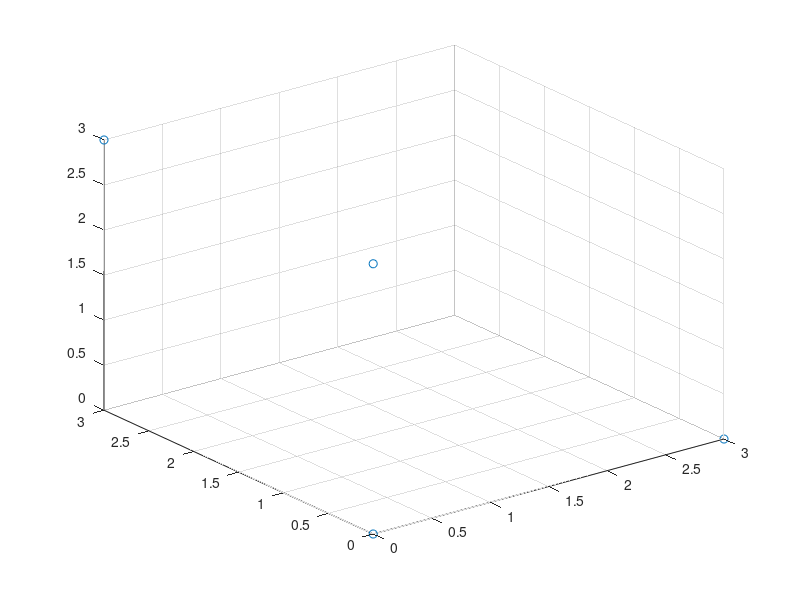

This figure's MATLAB source:
x = [0,0,0,3];
y = [3,0,0,0];
z = [0,0,3,0];
plot3(x,y,z,'o')
grid on

x = [0,0,0,3];
y = [0,3,0,0];
z = [0,3,3,0];
plot3(x,y,z,'o')
grid on
